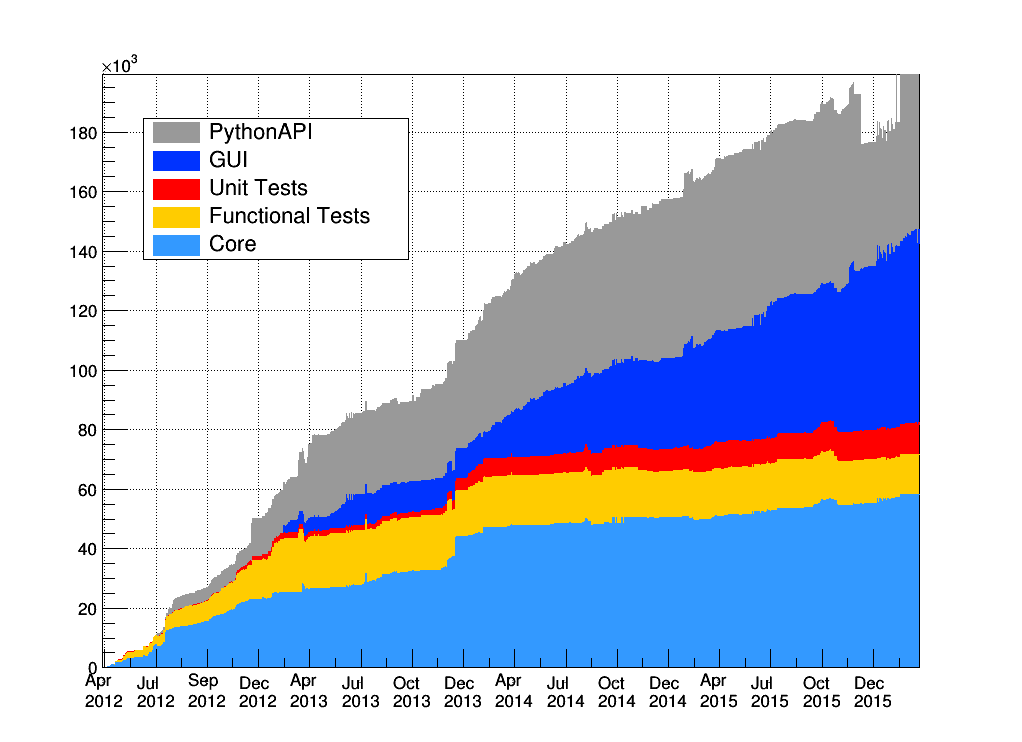

The Python source for this figure:
from __future__ import print_function
import os
import re
from datetime import datetime
from email.utils import parsedate
from enum import Enum
from ROOT import *


time_offset = 0

class FileTypes:
    CORE, FTEST, UTEST, PYCODE, MACROS, GUI, PYAPI, THIRD, UNDEF, TOTAL = range(10)
    descr=["Core", "Functional Tests", "Unit Tests", "*.py", "macros", "GUI", "PythonAPI", "Third", "Undef"]


def filePython(x):
    if ".py" in x and not ".pypp." in x: return True
    return False


def fileCpp(x):
    if ".h" in x or ".cpp" in x: return True
    return False


def dirCore(x):
    if "/Core/Algorithms" in x: return True
    if "/Core/FormFactors" in x: return True
    if "/Core/Samples" in x: return True
    if "/Core/StandardSamples" in x: return True
    if "/Core/Tools" in x: return True
    if "/Core/Fitting" in x: return True
    if "/Core/inc" in x: return True
    if "/Core/src" in x: return True
    if "/Fit/Factory" in x: return True
    if "/Fit/FitKernel" in x: return True
    if "/Fit/StandardFits" in x: return True
    if "/Core/Geometry" in x: return True
    return False


def dirPyAPI(x):
    if "/Core/PythonAPI" in x: return True
    if "/Fit/PythonAPI" in x: return True
    return False


def dirFuncTest(x):
    if "/App/" in x: return True
    if "/Tests/FunctionalTests/TestCore" in x: return True
    if "/Tests/FunctionalTests/TestFit" in x: return True
    if "/Tests/FunctionalTests/TestPyCore" in x: return True
    if "/Tests/FunctionalTests/TestPyFit" in x: return True
    return False


def dirGUI(x):
    if "/GUI/coregui" in x  and not "widgetbox" in x and not "qttools" in x: return True
    if "/GUI/main" in x: return True
    if "/AppGUI/coregui" in x: return True
    if "/BASuite" in x: return True
    return False


def dirThirdParty(x):
    if "/ThirdParty" in x: return True
    return False


def dirSkip(x):
    if "/pub/core" in x: return True
    return False


def dirUnitTests(x):
    if "/UnitTests/" in x: return True
    if "/Tests/UnitTests/TestCore/" in x: return True
    if "/Tests/UnitTests/TestFit/" in x: return True
    return False


def filetype(x):
    """
    Returns type of file
    """
    result = FileTypes.UNDEF

    if dirSkip(x):
        return result

    if fileCpp(x) and dirCore(x):
        result = FileTypes.CORE

    elif (fileCpp(x) or filePython(x)) and dirFuncTest(x):
        result = FileTypes.FTEST

    elif dirUnitTests(x):
        result = FileTypes.UTEST

    elif dirGUI(x):
        result = FileTypes.GUI

    elif dirPyAPI(x):
        result = FileTypes.PYAPI

    elif dirThirdParty(x):
        result = FileTypes.THIRD

    return result


class Commit:
    def __init__(self):
        self.date = datetime.today()
        self.adds = 0
        self.dels = 0
        self.locs_for_type = []
        for i in range(FileTypes.TOTAL):
            self.locs_for_type.append(0)
        self.hsh = None
        self.who = None
        self.cmt = None

    def increment_loc(self, file_type):
        self.locs_for_type[file_type] += 1
        self.adds += 1

    def decrement_loc(self, file_type):
        self.locs_for_type[file_type] -= 1
        self.dels += 1


class HistoryCollector:
    def __init__(self):
        self.history = Commit()
        self.data = []
        self.locs = 0
        self.fc = 0
        self.file_type_ppp = FileTypes.UNDEF
        self.file_type_mmm = FileTypes.UNDEF

    def pop(self):
        if not self.history.adds:
            return
        pstr="%s %8u %5s %5s %7s %s \t%s"%(self.history.date, self.locs,'+'+str(self.history.adds),'-'+str(self.history.dels), self.history.hsh, self.history.who, self.history.cmt.strip())
        print(self.history.locs_for_type[0], pstr)
        self.data.append(self.history)
        tmp = list(self.history.locs_for_type)
        self.history = Commit()
        self.history.locs_for_type = tmp

    def run(self):
        nnn = 0
        for x in os.popen('git log develop --reverse -p'):
            nnn += 1
            if x.startswith('commit'):
                self.pop()
                self.history.hsh = x[7:14]

            if x.startswith('Author'):
                self.history.who = x.replace("Author: ", '').replace('\n', '')
                self.history.who = re.sub(">.*", "", self.history.who)
                self.history.who = re.sub(".*<", "", self.history.who)

            if x.startswith('Date'):
                self.fc = 1
                self.history.date = datetime(*parsedate(x[5:])[:7])
                #t=datetime.mktime(parsedate(x[5:]))

            if self.fc == 2:
                self.history.cmt = x[:-1]
                self.fc = 0

            if self.fc == 1:
                if len(x) == 1:
                    self.fc = 2

            if x.startswith('+++'):
                self.file_type_ppp = filetype(x)

            if x.startswith('---'):
                self.file_type_mmm = filetype(x)

            if x.startswith('+') and not x.startswith('+++'):
                self.history.increment_loc(self.file_type_ppp)
                if self.file_type_ppp <FileTypes.PYAPI:
                    self.locs += 1

            if x.startswith('-') and not x.startswith('---'):
                self.history.decrement_loc(self.file_type_mmm)
                if self.file_type_mmm <FileTypes.PYAPI:
                    self.locs -= 1

            # if nnn>1000000:
            #     break

        self.pop()


def create_time_histogram(history, title, fileType):
    global time_offset
    c = history[0]
    td_first = TDatime(c.date.year, c.date.month, c.date.day, c.date.hour, c.date.minute, c.date.second)
    c = history[-1]
    td_last = TDatime(c.date.year, c.date.month, c.date.day, c.date.hour, c.date.minute, c.date.second)

    time_offset = int(td_first.Convert()) - 7*24*3600  # one week before first commit
    xmin = 0
    xmax = int(td_last.Convert()) - time_offset

    ntimebins = (xmax - xmin)/3600  # one timebin per day
    # print("CORE {1} FTEST {2} UTEST {3} GUI {4} PYAPI {5}".format(c.locs_for_type[]))

    print("{0}:{1}".format(title, c.locs_for_type[fileType]))

    result = TH1D(title, title, ntimebins, xmin, xmax)
    result.GetXaxis().SetTimeDisplay(1)
    result.GetXaxis().SetTimeFormat("#splitline{%d/%m}{%Y}")
    result.GetYaxis().SetLabelSize(0.02)
    result.GetXaxis().SetLabelSize(0.02)
    # result.GetXaxis().SetNdivisions(512)
    result.GetXaxis().SetTimeOffset(time_offset)

    refhist = TH1D(title+"_ref", title+"_ref", ntimebins, xmin, xmax)

    # filling histogram
    for c in history:
        td = TDatime(c.date.year, c.date.month, c.date.day, c.date.hour, c.date.minute, c.date.second)
        xx = td.Convert() - time_offset
        result.Fill(xx, c.locs_for_type[fileType])
        refhist.Fill(xx)

    # normalizing bin content on number of entries per bin
    for i_bin in range(1, result.GetNbinsX()+1):
        nentries = refhist.GetBinContent(i_bin)
        bin_content = float(result.GetBinContent(i_bin))
        if bin_content<0:
            print(i_bin, nentries, bin_content)
        if nentries != 0:
            bin_content /= nentries
            result.SetBinContent(i_bin, bin_content)

    # filling empty bins with values from previous day
    prev_content = 0
    for i_bin in range(1, result.GetNbinsX()+1):
            if result.GetBinContent(i_bin) == 0:
                result.SetBinContent(i_bin, prev_content)
            prev_content = result.GetBinContent(i_bin)

    return result


def hold_root_graphics():
    """
    Holds ROOT graphics while listening to ctr-C event
    """
    Interrupt = False
    while not Interrupt:
        Interrupt = gSystem.ProcessEvents()
        gSystem.Sleep(10)


def plot_loc_number(history):
    global time_offset

    selected_hist = [FileTypes.CORE, FileTypes.FTEST, FileTypes.UTEST, FileTypes.GUI, FileTypes.PYAPI]
    a_colors = [kAzure+1, kOrange, kRed, kGreen, kYellow-7, kAzure, kGray+1]

    a_histograms = []
    hstack = THStack("hstack","Number of Lines of Code")
    hstack.SetTitle("")

    legend = TLegend(0.14, 0.65, 0.4, 0.84)
    legend.SetBorderSize(1)
    for i in range(0, len(selected_hist)):
        i_hist = selected_hist[i]
        hist = create_time_histogram(history, FileTypes.descr[selected_hist[i]], i_hist)
        hist.SetLineColor(a_colors[i_hist])
        hist.SetFillColor(a_colors[i_hist])
        a_histograms.append(hist)


    # adding histograms to legend in right order
    for i_hist in range(len(a_histograms)-1, -1, -1):
        legend.AddEntry(a_histograms[i_hist], a_histograms[i_hist].GetTitle(), "f")


    #preparing canvas
    c1 = TCanvas( 'gisasfw_loc', 'Number of lines of code in BornAgain project', 1024, 768)
    c1.cd()
    gPad.SetGrid()
    gPad.SetBottomMargin(0.10)
    gPad.SetLeftMargin(0.10)
    gPad.SetTopMargin(0.10)
    gPad.SetRightMargin(0.10)
    # a_histograms[0].Draw("HIST")

    # drawing
    for h in a_histograms:
        hstack.Add(h,"][")
    hstack.Draw("HIST")
    hstack.GetXaxis().SetTimeDisplay(1)
    #hstack.GetXaxis().SetTimeFormat("%d/%m")
    hstack.GetXaxis().SetTimeFormat("#splitline{%b}{%Y}")
    hstack.GetXaxis().SetLabelSize(0.025)
    hstack.GetYaxis().SetLabelSize(0.025)
    hstack.GetXaxis().SetLabelOffset(0.02)
    hstack.GetXaxis().SetNdivisions(522)
    hstack.GetXaxis().SetTimeOffset(time_offset)
    hstack.SetMaximum(190e+03)

    #
    legend.Draw()
    c1.Modified()
    c1.Update()
    gPad.RedrawAxis()
    gPad.RedrawAxis("G")

    c1.Print("lines_of_code.png")
    hold_root_graphics()


def process_loc_number(targetfolder = "../.."):
    print("Hello World")

    prevfolder = os.getcwd()
    os.chdir(targetfolder)

    collector = HistoryCollector()
    collector.run()

    os.chdir(prevfolder)

    plot_loc_number(collector.data)





if __name__ == '__main__':
    process_loc_number()
